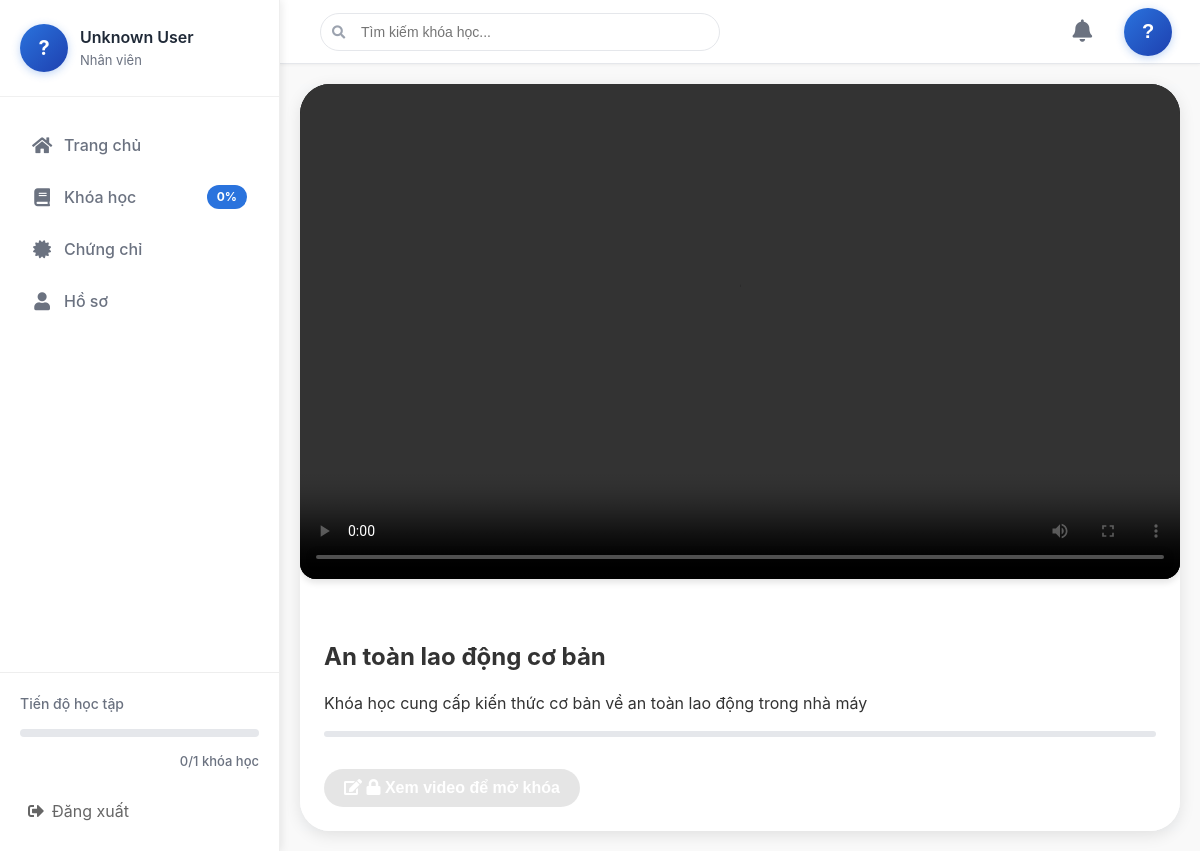
The page /subject/1 (signed in) on the database its author committed.
### tables this page shows
CREATE TABLE IF NOT EXISTS tblTrain_Subject (
    ID INT AUTO_INCREMENT PRIMARY KEY,
    Title VARCHAR(255) NOT NULL,
    Description TEXT,
    VideoURL VARCHAR(500),
    Duration INT DEFAULT 0 COMMENT 'Thời lượng video tính bằng giây',
    FileURL VARCHAR(500) COMMENT 'URL tài liệu đính kèm',
    KnowledgeGroupID INT,
    MinWatchPercent FLOAT DEFAULT 90 COMMENT 'Phần trăm tối thiểu phải xem (90%)',
    MaxSkipSeconds INT DEFAULT 5 COMMENT 'Số giây tối đa được phép tua',
    AllowRewatch TINYINT DEFAULT 1 COMMENT 'Cho phép xem lại sau khi hoàn thành',
    RequiredScore FLOAT DEFAULT 70 COMMENT 'Điểm tối thiểu để đạt',
    Status TINYINT DEFAULT 1,
    CreatedAt DATETIME DEFAULT CURRENT_TIMESTAMP,
    FOREIGN KEY (KnowledgeGroupID) REFERENCES tblTrain_KnowledgeGroup(ID)
);

### controllers/SubjectController.php (called while the page is built, shortened)
<?php
require_once __DIR__ . '/../core/Controller.php';
require_once __DIR__ . '/../models/SubjectModel.php';
class SubjectController extends Controller {
    private $subjectModel;
    public function __construct() {
        $this->subjectModel = new SubjectModel();
    }
    public function detail($id) {
        $employeeId = $this->checkAuth();
        $subject = $this->subjectModel->getWithProgress($id, $employeeId);
        $sidebarData = $this->getSidebarData($employeeId);
        $this->render('subject/detail', [
            'subject' => $subject,
            'pageTitle' => $subject['Title'] ?? 'Chi tiết khóa học',
            'sidebarData' => $sidebarData
        ]);
    }
    private function getSidebarData($employeeId) {
        $progress = [
            'total_subjects' => 0,
            'completed_subjects' => 0,
            'total_certificates' => 0
        ];
        try {
            $stmt = $this->db->prepare("
                SELECT
                    COUNT(DISTINCT s.ID) as total_subjects,
                    SUM(CASE WHEN
                        EXISTS (
                            SELECT 1
                            FROM " . TBL_EXAM . " e
                            WHERE e.SubjectID = s.ID
                            AND e.EmployeeID = ?
                            AND e.Score >= s.RequiredScore
                            AND e.Passed = 1
                        )
                        THEN 1 ELSE 0
                    END) as completed_subjects,
                    (SELECT COUNT(*)
                     FROM " . TBL_CERTIFICATE . " c
                     WHERE c.EmployeeID = ?
                     AND c.Status = 1) as total_certificates
                FROM " . TBL_SUBJECT . " s
                INNER JOIN " . TBL_ASSIGN . " a ON s.ID = a.SubjectID
                INNER JOIN " . TBL_POSITION . " p ON p.ID = a.PositionID
                WHERE p.ID = (
                    SELECT PositionID
                    FROM " . TBL_EMPLOYEE . "
                    WHERE ID = ?
                )
                AND s.Status = 1
                AND (a.AssignDate <= CURRENT_DATE)
                AND (a.ExpireDate IS NULL OR a.ExpireDate >= CURRENT_DATE)
            ");
            $stmt->execute([$employeeId, $employeeId, $employeeId]);
            $result = $stmt->fetch(PDO::FETCH_ASSOC);
            if ($result) {
                $progress = [
                    'total_subjects' => (int)($result['total_subjects'] ?? 0),
                    'completed_subjects' => (int)($result['completed_subjects'] ?? 0),
                    'total_certificates' => (int)($result['total_certificates'] ?? 0)
                ];
            }
        } catch (Exception $e) {
            error_log('getSidebarData error: ' . $e->getMessage());
        }
        try {
            $positionStmt = $this->db->prepare("
                SELECT p.PositionName
                FROM " . TBL_EMPLOYEE . " e
                LEFT JOIN " . TBL_POSITION . " p ON e.PositionID = p.ID
                WHERE e.ID = ?
            ");
            $positionStmt->execute([$employeeId]);
            $position = $positionStmt->fetch(PDO::FETCH_ASSOC);
        } catch (Exception $e) {
            error_log('Get position error: ' . $e->getMessage());
            $position = ['PositionName' => 'Nhân viên'];
        }
        return [
            'progress' => $progress,
            'position' => $position['PositionName'] ?? 'Nhân viên'
        ];
    }
}

### core/Model.php (called while the page is built, shortened)
<?php
class Model {
    public function __construct() {
        $this->db = $GLOBALS['db'];
    }
}

### models/SubjectModel.php (called while the page is built, shortened)
<?php
require_once __DIR__ . '/../core/Model.php';
class SubjectModel extends Model {
    public function getWithProgress($subjectId, $employeeId) {
        $stmt = $this->db->prepare("
            SELECT s.*,
                   COALESCE(w.WatchedSeconds, 0) as watched_seconds,
                   e.Score as last_exam_score,
                   e.Passed as last_exam_passed,
                   (SELECT COUNT(*) FROM tblTrain_Question q WHERE q.SubjectID = s.ID) as QuestionCount
            FROM " . TBL_SUBJECT . " s
            LEFT JOIN (
                SELECT SubjectID, MAX(WatchedSeconds) as WatchedSeconds
                FROM " . TBL_WATCH_LOG . "
                WHERE EmployeeID = ?
                GROUP BY SubjectID
            ) w ON w.SubjectID = s.ID
            LEFT JOIN " . TBL_EXAM . " e ON e.SubjectID = s.ID
                AND e.EmployeeID = ?
                AND e.ID = (
                    SELECT MAX(ID)
                    FROM " . TBL_EXAM . "
                    WHERE SubjectID = s.ID AND EmployeeID = ?
                )
            WHERE s.ID = ?
        ");
        $stmt->execute([$employeeId, $employeeId, $employeeId, $subjectId]);
        return $stmt->fetch(PDO::FETCH_ASSOC);
    }
}

### routes.php (called while the page is built)
<?php
return [
    'GET /login' => 'AuthController@loginForm',
    'POST /login' => 'AuthController@login',
    'GET /logout' => 'AuthController@logout',
    'GET /' => 'DashboardController@index',
    'GET /dashboard' => 'DashboardController@index',
    'GET /subjects' => 'SubjectController@index',
    'GET /subject/:id' => 'SubjectController@detail',
    'GET /exam/:id' => 'ExamController@show',
    'POST /exam/:id/start' => 'ExamController@start',
    'POST /exam/:id/submit' => 'ExamController@submit',
    'POST /exam/check-answer' => 'ExamController@checkAnswer',
    'GET /exam/:id/results' => 'ExamController@results',
    'GET /certificates' => 'CertificateController@index',
    'GET /certificate/:code' => 'CertificateController@show',
    'GET /certificate/:code/download' => 'CertificateController@download',
    'GET /certificate/:code/print' => 'CertificateController@printView',
    'GET /verify/:code' => 'CertificateController@verify',
    'GET /profile' => 'EmployeeController@profile',
    'GET /profile/edit' => 'EmployeeController@editProfile',
    'POST /profile/update' => 'EmployeeController@updateProfile',
    'GET /profile/change-password' => 'EmployeeController@changePasswordForm',
    'POST /profile/change-password' => 'EmployeeController@changePassword',
    'GET /profile/history' => 'EmployeeController@learningHistory',
    'GET /profile/statistics' => 'EmployeeController@statistics',
    'POST /api/lesson/track' => 'SubjectController@trackProgress',
    'POST /api/lesson/complete' => 'SubjectController@complete',
    'GET /api/subject/:id/progress' => 'SubjectController@getProgress',
    'GET /api/notifications' => 'NotificationsController@index',
];

### views/subject/detail.php (the view, shortened to what this page needs)
<?php
$baseUrl = $baseUrl ?? '';
$minWatchPercent = $subject['MinWatchPercent'] ?? 0.9;
$watchedSeconds = $subject['watched_seconds'] ?? 0;
$duration = $subject['Duration'] ?? 0;
$canTakeExam = $duration > 0 && $watchedSeconds >= ($duration * $minWatchPercent);
?>
<div class="subject-detail">
    <div class="video-container">
        <video class="lesson-video"
               data-lesson-id="<?= htmlspecialchars($subject['ID']) ?>"
               controls
               controlsList="nodownload"
               preload="metadata">
            <source src="<?= htmlspecialchars($subject['VideoURL']) ?>" type="video/mp4">
        </video>
        <div class="video-info">
            <h1><?= htmlspecialchars($subject['Title']) ?></h1>
            <p class="description"><?= htmlspecialchars($subject['Description'] ?? '') ?></p>
            <?php if ($watchedSeconds > 0 && $duration > 0): ?>
                <div class="progress-info">
                    <span>Tiến độ xem: <?= number_format(($watchedSeconds / $duration) * 100, 1) ?>%</span>
                </div>
                <div class="progress-bar">
                    <div class="progress" style="width: <?= min(100, ($watchedSeconds / $duration) * 100) ?>%"></div>
                </div>
            <?php else: ?>
                <div class="progress-bar">
                </div>
            <?php endif; ?>
            <?php if (isset($subject['QuestionCount']) && $subject['QuestionCount'] > 0): ?>
                <?php if (isset($subject['last_exam_passed']) && $subject['last_exam_passed']): ?>
                    <a href="<?= $baseUrl ?>/exam/results/<?= $subject['ID'] ?>" class="btn btn-success complete-btn">
                        <i class="fas fa-chart-line"></i> Xem kết quả
                    </a>
                <?php else: ?>
                    <button class="btn btn-primary take-exam-btn <?= $canTakeExam ? '' : 'disabled' ?>"
                            data-subject-id="<?= $subject['ID'] ?>"
                            <?= $canTakeExam ? '' : 'disabled' ?>>
                        <i class="fas <?= $canTakeExam ? 'fa-clipboard-list' : 'fa-lock' ?>"></i>
                        <?= $canTakeExam ? 'Làm bài kiểm tra' : 'Xem video để mở khóa' ?>
                    </button>
                <?php endif; ?>
            <?php endif; ?>
        </div>
    </div>
</div>

### index.php (shortened to what this page needs)
<?php
$requestUri = parse_url($_SERVER['REQUEST_URI'], PHP_URL_PATH);
$baseDir = dirname($_SERVER['SCRIPT_NAME']);
if (strpos($requestUri, $baseDir) === 0) {
    $requestUri = substr($requestUri, strlen($baseDir));
}
$request = '/' . trim($requestUri, '/');
$request = preg_replace('#/+#', '/', $request);
$loginUrl = $baseDir . '/login';
$router = new Router();
try {
    $router->handle($request);
} catch (Exception $e) {
    error_log("Error handling request: " . $e->getMessage());
    error_log("Stack trace: " . $e->getTraceAsString());
    if (!isset($_SESSION['employee_id'])) {
        if ($request === '/login') {
            if (file_exists(BASE_PATH . '/views/login.php')) {
                require_once BASE_PATH . '/views/login.php';
            } else {
                header('Location: ' . $loginUrl);
            }
        } else {
            header('Location: ' . $loginUrl);
        }
        exit;
    }
    if (getenv('APP_ENV') === 'production') {
        require_once BASE_PATH . '/views/error/500.php';
    } else {
        echo '<pre>' . $e->getMessage() . "\n" . $e->getTraceAsString() . '</pre>';
    }
}
class Router {
    private $routes = [];
    public function __construct() {
        $routesFile = BASE_PATH . '/routes.php';
        $this->routes = require $routesFile;
    }
    public function handle($request) {
        $method = $_SERVER['REQUEST_METHOD'];
        foreach ($this->routes as $pattern => $handler) {
            $parts = explode(' ', $pattern, 2);
            list($methodPattern, $pathPattern) = $parts;
            if ($methodPattern !== $method) {
                continue;
            }
            $quotedPath = preg_quote($pathPattern, '#');
            $pathRegex = '#^' . preg_replace('#\\\\:([a-zA-Z0-9_]+)#', '(?P<$1>[^/]+)', $quotedPath) . '$#';
            if (preg_match($pathRegex, $request, $matches)) {
                $params = [];
                foreach ($matches as $key => $value) {
                    if (is_string($key) && !empty($value)) {
                        $params[$key] = $value;
                    }
                }
                list($controller, $action) = explode('@', $handler);
                $instance = new $controller();
                call_user_func_array([$instance, $action], array_values($params));
                return;
            }
        }
    }
}

### assets/css/style.css (style rules this page uses)
* { scrollbar-width: thin; scrollbar-color: #c1c1c1 #f1f1f1; }

### assets/css/main.css (style rules this page uses)
:root { --primary-color: #2a73dd; --success-color: #28a745; --danger-color: #dc3545; --warning-color: #ffc107; --sidebar-width: 280px; }
* { margin: 0; padding: 0; box-sizing: border-box; }
body { font-family: -apple-system, BlinkMacSystemFont, 'Segoe UI', Roboto, 'Helvetica Neue', Arial, sans-serif; line-height: 1.5; color: #333; background: #f9f9f9; min-height: 100vh; }
button { cursor: pointer; }
body.with-sidebar { padding-left: var(--sidebar-width); min-height: 100vh; }
.subject-detail { min-height: calc(100vh - 64px); background: #f8f9fa; }
.take-exam-btn, .complete-btn { display: inline-flex; align-items: center; gap: 8px; padding: 12px 24px; color: white; border: none; border-radius: 30px; font-size: 16px; font-weight: 600; cursor: pointer; transition: all 0.3s; margin-top: 16px; }
.take-exam-btn.disabled, .complete-btn.disabled { background: #9ca3af; cursor: not-allowed; opacity: 0.6; }
.take-exam-btn::before { content: '\f044'; font-family: 'Font Awesome 5 Free'; font-weight: 900; }
.video-container { max-width: 1000px; margin: 0 auto; background: white; border-radius: 30px; overflow: hidden; box-shadow: 0 4px 16px rgba(0, 0, 0, 0.1); margin-bottom: 30px; }
.video-info { padding: 24px; background: white; }
.video-info h1 { font-size: 24px; margin: 0 0 16px; color: #333; }
.video-info .progress-bar { height: 6px; background: #e5e7eb; border-radius: 3px; margin: 16px 0; overflow: hidden; }
.lesson-video { width: 100%; aspect-ratio: 16/9; background: black; }
.progress-bar { height: 4px; background: #eee; border-radius: 2px; margin: 15px 0; }
.btn-primary { display: inline-block; padding: 10px 20px; background: var(--primary-color); color: white; border: none; border-radius: 30px; cursor: pointer; text-decoration: none; transition: background 0.2s; }
.btn-primary.disabled, .btn-primary:disabled { background: #ccc; cursor: not-allowed; }
body.with-sidebar { padding-left: 280px; }

### views/subject/detail.php (style rules this page uses)
.video-container { max-width: 1200px; margin: 0 auto; }
.lesson-video { width: 100%; height: auto; border-radius: 16px; box-shadow: 0 4px 6px rgba(0,0,0,0.1); }
.video-info { margin-top: 30px; }
.progress-bar { background: #e9ecef; height: 10px; border-radius: 5px; overflow: hidden; margin: 15px 0; }
.btn:disabled { opacity: 0.5; cursor: not-allowed; }

### rows shown on the page
tbltrain_subject: Title "An toàn lao động cơ bản", Description "Khóa học cung cấp kiến thức cơ bản về an toàn lao động trong nhà máy"

### other values the page prints
$position "Nhân viên"
$progressPercent "0"
$progress['completed_subjects'] "0"
$progress['total_subjects'] "1"
